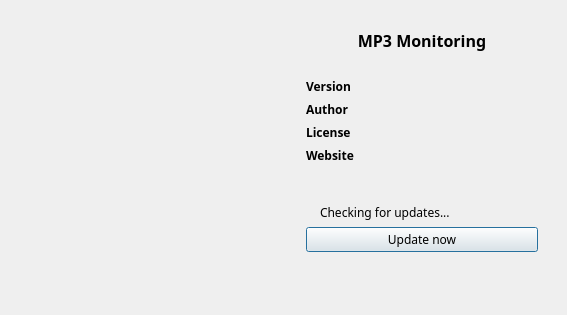
<?xml version="1.0" encoding="UTF-8"?>
<ui version="4.0">
 <class>AboutDialog</class>
 <widget class="QDialog" name="AboutDialog">
  <property name="windowModality">
   <enum>Qt::WindowModal</enum>
  </property>
  <property name="geometry">
   <rect>
    <x>0</x>
    <y>0</y>
    <width>567</width>
    <height>315</height>
   </rect>
  </property>
  <property name="sizePolicy">
   <sizepolicy hsizetype="Preferred" vsizetype="Preferred">
    <horstretch>0</horstretch>
    <verstretch>0</verstretch>
   </sizepolicy>
  </property>
  <property name="font">
   <font>
    <family>Noto Sans</family>
   </font>
  </property>
  <property name="windowTitle">
   <string>About</string>
  </property>
  <layout class="QGridLayout" name="gridLayout">
   <property name="sizeConstraint">
    <enum>QLayout::SetNoConstraint</enum>
   </property>
   <item row="1" column="0">
    <widget class="QWidget" name="top" native="true">
     <layout class="QHBoxLayout" name="horizontalLayout">
      <item>
       <widget class="QLabel" name="logo">
        <property name="sizePolicy">
         <sizepolicy hsizetype="Expanding" vsizetype="Expanding">
          <horstretch>0</horstretch>
          <verstretch>0</verstretch>
         </sizepolicy>
        </property>
        <property name="baseSize">
         <size>
          <width>250</width>
          <height>250</height>
         </size>
        </property>
        <property name="alignment">
         <set>Qt::AlignCenter</set>
        </property>
       </widget>
      </item>
      <item>
       <spacer name="horizontal_spacer">
        <property name="orientation">
         <enum>Qt::Horizontal</enum>
        </property>
        <property name="sizeType">
         <enum>QSizePolicy::Minimum</enum>
        </property>
        <property name="sizeHint" stdset="0">
         <size>
          <width>20</width>
          <height>20</height>
         </size>
        </property>
       </spacer>
      </item>
      <item>
       <widget class="QWidget" name="right" native="true">
        <property name="sizePolicy">
         <sizepolicy hsizetype="MinimumExpanding" vsizetype="Preferred">
          <horstretch>0</horstretch>
          <verstretch>0</verstretch>
         </sizepolicy>
        </property>
        <layout class="QVBoxLayout" name="verticalLayout">
         <item>
          <widget class="QLabel" name="name">
           <property name="sizePolicy">
            <sizepolicy hsizetype="Preferred" vsizetype="Preferred">
             <horstretch>0</horstretch>
             <verstretch>0</verstretch>
            </sizepolicy>
           </property>
           <property name="font">
            <font>
             <family>Noto Sans</family>
             <pointsize>12</pointsize>
             <weight>75</weight>
             <bold>true</bold>
            </font>
           </property>
           <property name="text">
            <string>MP3 Monitoring</string>
           </property>
           <property name="alignment">
            <set>Qt::AlignCenter</set>
           </property>
          </widget>
         </item>
         <item>
          <spacer name="vertical_spacer_2">
           <property name="orientation">
            <enum>Qt::Vertical</enum>
           </property>
           <property name="sizeType">
            <enum>QSizePolicy::Minimum</enum>
           </property>
           <property name="sizeHint" stdset="0">
            <size>
             <width>20</width>
             <height>20</height>
            </size>
           </property>
          </spacer>
         </item>
         <item>
          <widget class="QWidget" name="info_widget" native="true">
           <property name="enabled">
            <bool>true</bool>
           </property>
           <property name="sizePolicy">
            <sizepolicy hsizetype="Preferred" vsizetype="Fixed">
             <horstretch>0</horstretch>
             <verstretch>0</verstretch>
            </sizepolicy>
           </property>
           <property name="font">
            <font>
             <family>Noto Sans</family>
            </font>
           </property>
           <layout class="QGridLayout" name="gridLayout_7">
            <property name="leftMargin">
             <number>0</number>
            </property>
            <property name="topMargin">
             <number>0</number>
            </property>
            <property name="rightMargin">
             <number>0</number>
            </property>
            <property name="bottomMargin">
             <number>0</number>
            </property>
            <property name="horizontalSpacing">
             <number>9</number>
            </property>
            <item row="1" column="2">
             <widget class="QLabel" name="author">
              <property name="font">
               <font>
                <family>Noto Sans</family>
               </font>
              </property>
              <property name="text">
               <string>&lt;author&gt;</string>
              </property>
              <property name="openExternalLinks">
               <bool>true</bool>
              </property>
             </widget>
            </item>
            <item row="2" column="2" rowspan="2">
             <widget class="QLabel" name="license">
              <property name="font">
               <font>
                <family>Noto Sans</family>
               </font>
              </property>
              <property name="text">
               <string>&lt;license&gt;</string>
              </property>
              <property name="openExternalLinks">
               <bool>true</bool>
              </property>
             </widget>
            </item>
            <item row="1" column="0">
             <widget class="QLabel" name="author_l">
              <property name="font">
               <font>
                <family>Noto Sans</family>
                <weight>75</weight>
                <bold>true</bold>
               </font>
              </property>
              <property name="text">
               <string>Author</string>
              </property>
             </widget>
            </item>
            <item row="2" column="0" rowspan="2">
             <widget class="QLabel" name="license_l">
              <property name="font">
               <font>
                <family>Noto Sans</family>
                <weight>75</weight>
                <bold>true</bold>
               </font>
              </property>
              <property name="text">
               <string>License</string>
              </property>
             </widget>
            </item>
            <item row="0" column="0">
             <widget class="QLabel" name="version_l">
              <property name="font">
               <font>
                <family>Noto Sans</family>
                <weight>75</weight>
                <bold>true</bold>
               </font>
              </property>
              <property name="text">
               <string>Version</string>
              </property>
             </widget>
            </item>
            <item row="0" column="2">
             <widget class="QLabel" name="version">
              <property name="font">
               <font>
                <family>Noto Sans</family>
               </font>
              </property>
              <property name="text">
               <string>&lt;version&gt;</string>
              </property>
             </widget>
            </item>
            <item row="4" column="0">
             <widget class="QLabel" name="website_l">
              <property name="font">
               <font>
                <family>Noto Sans</family>
                <weight>75</weight>
                <bold>true</bold>
               </font>
              </property>
              <property name="text">
               <string>Website</string>
              </property>
             </widget>
            </item>
            <item row="4" column="2">
             <widget class="QLabel" name="website">
              <property name="font">
               <font>
                <family>Noto Sans</family>
               </font>
              </property>
              <property name="text">
               <string>&lt;website&gt;</string>
              </property>
              <property name="openExternalLinks">
               <bool>true</bool>
              </property>
             </widget>
            </item>
           </layout>
          </widget>
         </item>
         <item>
          <spacer name="vertical_spacer">
           <property name="orientation">
            <enum>Qt::Vertical</enum>
           </property>
           <property name="sizeHint" stdset="0">
            <size>
             <width>20</width>
             <height>40</height>
            </size>
           </property>
          </spacer>
         </item>
         <item>
          <layout class="QHBoxLayout" name="update_check">
           <property name="spacing">
            <number>7</number>
           </property>
           <item>
            <widget class="QLabel" name="update_status">
             <property name="text">
              <string/>
             </property>
            </widget>
           </item>
           <item>
            <widget class="QLabel" name="update_info">
             <property name="sizePolicy">
              <sizepolicy hsizetype="Expanding" vsizetype="Preferred">
               <horstretch>0</horstretch>
               <verstretch>0</verstretch>
              </sizepolicy>
             </property>
             <property name="font">
              <font>
               <family>Noto Sans</family>
              </font>
             </property>
             <property name="text">
              <string>Checking for updates...</string>
             </property>
            </widget>
           </item>
          </layout>
         </item>
         <item>
          <widget class="QPushButton" name="update_now">
           <property name="text">
            <string>Update now</string>
           </property>
          </widget>
         </item>
         <item>
          <spacer name="verticalSpacer">
           <property name="orientation">
            <enum>Qt::Vertical</enum>
           </property>
           <property name="sizeHint" stdset="0">
            <size>
             <width>20</width>
             <height>40</height>
            </size>
           </property>
          </spacer>
         </item>
        </layout>
       </widget>
      </item>
     </layout>
    </widget>
   </item>
  </layout>
 </widget>
 <resources/>
 <connections/>
</ui>
